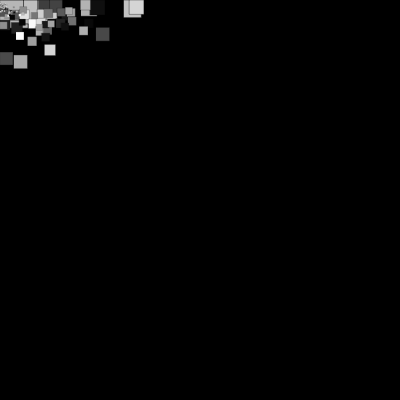
Frame 1 (no input)
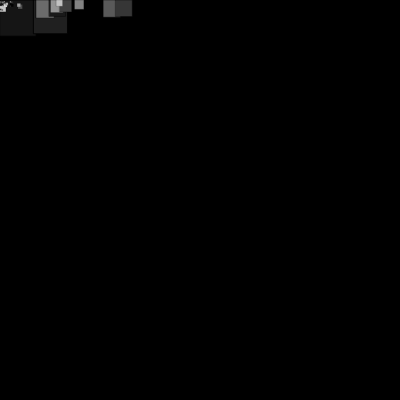
Frame 60 (no input)
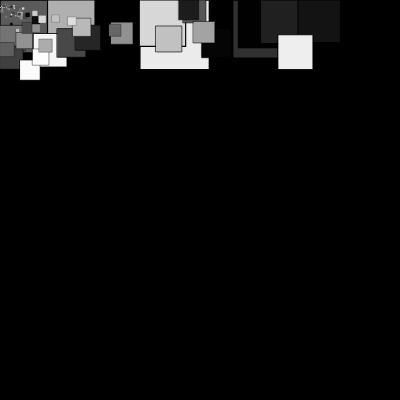
Frame 120 (the mouse pressed at the canvas centre since frame 60)

The p5.js sketch that drew these frames (run headless with seeded random() and noise() and a simulated clock; from frame 60 on, the mouse is pressed at the canvas centre):

// p5.js sketch
// ── sketch.js
let size,x ,y,col,ang

function setup() {
  createCanvas(400, 400);
  
  size = 40
  angleMode(DEGREES)
}

function draw() {
  background(0);
  
 
  y= 0
  ang=0
  while (y<height) {
    x= 0
    while (x<width) {
      col = random(255)
      fill(col)
      //rotate(ang)
      scale(random(0.5,1.5))
      square(x,y,size)
      x= x+size
      ang=ang+1
    }
    y=y+size
  }
  
  
}
